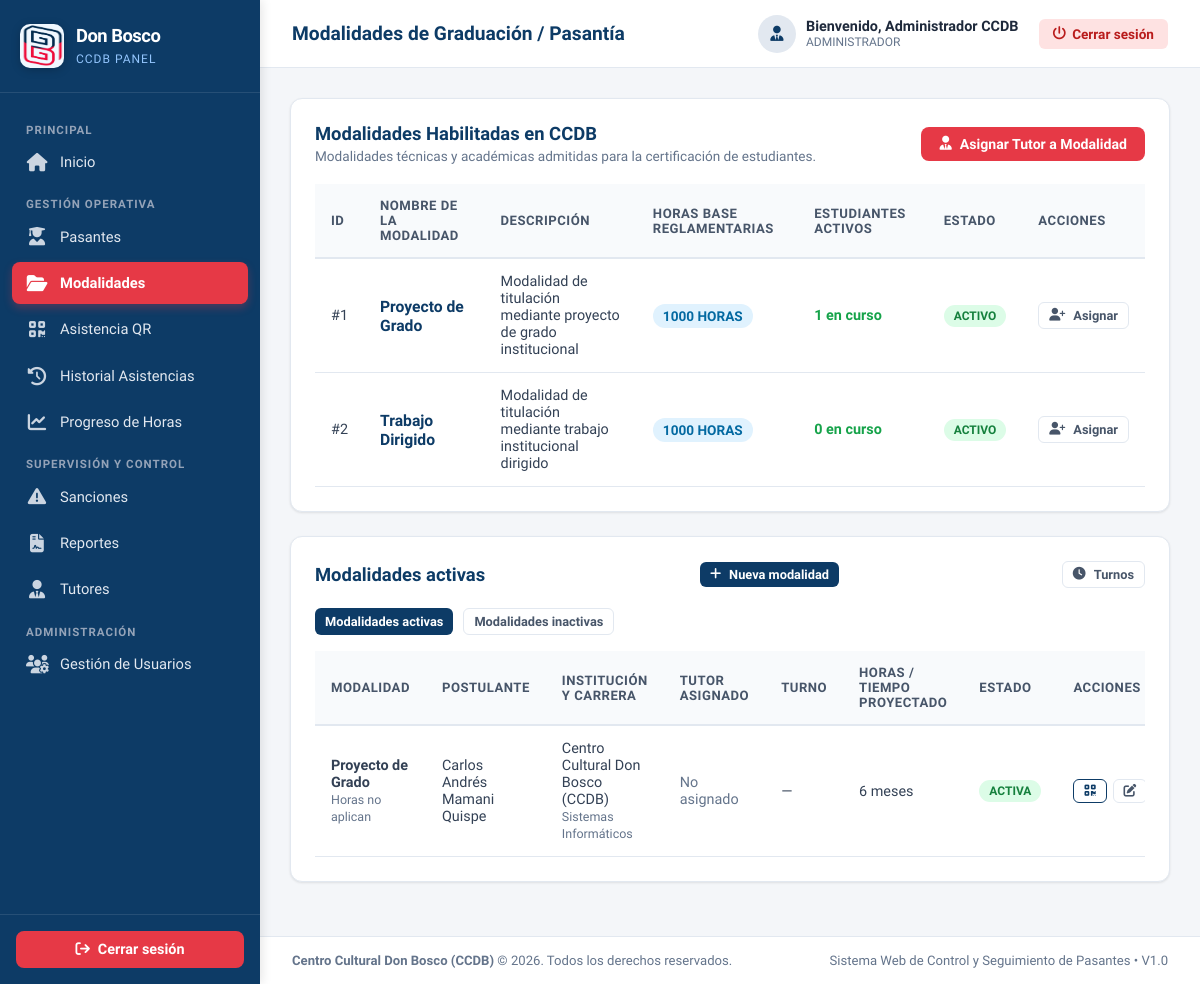
Page /views/modalidades/index.php (signed in) on the committed database.
### tables this page shows
CREATE TABLE IF NOT EXISTS modalidades (
    id_modalidad INT UNSIGNED AUTO_INCREMENT PRIMARY KEY,
    nombre VARCHAR(100) NOT NULL UNIQUE,
    descripcion TEXT,
    horas_requeridas_base INT UNSIGNED NOT NULL,
    estado TINYINT(1) NOT NULL DEFAULT 1,
    fecha_registro DATETIME NOT NULL DEFAULT CURRENT_TIMESTAMP
);

CREATE TABLE IF NOT EXISTS procesos (
    id_proceso INT UNSIGNED AUTO_INCREMENT PRIMARY KEY,
    id_pasante INT UNSIGNED NULL,
    id_institucion INT UNSIGNED NOT NULL,
    id_modalidad INT UNSIGNED NULL,
    id_tutor INT UNSIGNED NULL,
    id_turno INT UNSIGNED NULL,
    fecha_inicio DATE NOT NULL,
    fecha_fin DATE NULL,
    horas_requeridas INT UNSIGNED NULL,
    estado VARCHAR(30) NOT NULL DEFAULT 'EN_CURSO',
    observacion TEXT,
    fecha_registro DATETIME NOT NULL DEFAULT CURRENT_TIMESTAMP,
    CONSTRAINT fk_procesos_pasante
        FOREIGN KEY (id_pasante)
        REFERENCES pasantes(id_pasante)
        ON UPDATE CASCADE
        ON DELETE RESTRICT,
    CONSTRAINT fk_procesos_institucion
        FOREIGN KEY (id_institucion)
        REFERENCES instituciones(id_institucion)
        ON UPDATE CASCADE
        ON DELETE RESTRICT,
    CONSTRAINT fk_procesos_modalidad
        FOREIGN KEY (id_modalidad)
        REFERENCES modalidades(id_modalidad)
        ON UPDATE CASCADE
        ON DELETE RESTRICT,
    CONSTRAINT fk_procesos_tutor
        FOREIGN KEY (id_tutor)
        REFERENCES tutores(id_tutor)
        ON UPDATE CASCADE
        ON DELETE SET NULL
);

CREATE TABLE IF NOT EXISTS instituciones (
    id_institucion INT UNSIGNED AUTO_INCREMENT PRIMARY KEY,
    id_tipo_institucion INT UNSIGNED NOT NULL,
    nombre VARCHAR(150) NOT NULL UNIQUE,
    nit VARCHAR(30),
    direccion VARCHAR(255),
    telefono VARCHAR(30),
    correo VARCHAR(150),
    estado TINYINT(1) NOT NULL DEFAULT 1,
    fecha_registro DATETIME NOT NULL DEFAULT CURRENT_TIMESTAMP,
    CONSTRAINT fk_instituciones_tipo
        FOREIGN KEY (id_tipo_institucion)
        REFERENCES tipos_institucion(id_tipo_institucion)
        ON UPDATE CASCADE
        ON DELETE RESTRICT
);

CREATE TABLE IF NOT EXISTS carreras (
    id_carrera INT UNSIGNED AUTO_INCREMENT PRIMARY KEY,
    id_universidad INT UNSIGNED NOT NULL,
    nombre VARCHAR(150) NOT NULL,
    estado TINYINT(1) NOT NULL DEFAULT 1,
    fecha_registro DATETIME NOT NULL DEFAULT CURRENT_TIMESTAMP,
    CONSTRAINT uq_carrera_universidad
        UNIQUE (id_universidad, nombre),
    CONSTRAINT fk_carreras_universidad
        FOREIGN KEY (id_universidad)
        REFERENCES instituciones(id_institucion)
        ON UPDATE CASCADE
        ON DELETE RESTRICT
);

### views/modalidades/index.php (the view, shortened to what this page needs)
<?php
$db = Database::getConnection();
$modalidades = $db->query("SELECT m.*,
                           (SELECT COUNT(*) FROM procesos p WHERE p.id_modalidad = m.id_modalidad AND p.estado = 'EN_CURSO') AS total_activos
                           FROM modalidades m
                           ORDER BY m.id_modalidad ASC")->fetchAll();
$tab = ($_GET['tab'] ?? 'activas') === 'inactivas' ? 'inactivas' : 'activas';
$stmtSol = $db->prepare("SELECT pr.*, p.nombres, p.apellidos, p.ci, p.id_pasante,
                                i.nombre AS institucion, c.nombre AS carrera,
                                m.nombre AS modalidad,
                                t.nombre AS tutor,
                                tu.nombre AS turno_nombre, tu.hora_inicio AS turno_ini, tu.hora_fin AS turno_fin,
                                s.postulante AS sol_postulante
                         FROM procesos pr
                         LEFT JOIN pasantes p ON pr.id_pasante = p.id_pasante
                         INNER JOIN modalidades m ON pr.id_modalidad = m.id_modalidad
                         LEFT JOIN instituciones i ON pr.id_institucion = i.id_institucion
                         LEFT JOIN carreras c ON p.id_carrera = c.id_carrera
                         LEFT JOIN tutores t ON pr.id_tutor = t.id_tutor
                         LEFT JOIN turnos tu ON pr.id_turno = tu.id_turno
                         LEFT JOIN solicitudes_modalidad s ON s.id_proceso = pr.id_proceso
                         WHERE " . ($tab === 'activas' ? "pr.estado = 'EN_CURSO'" : "pr.estado <> 'EN_CURSO'") . "
                         ORDER BY pr.id_proceso DESC");
$stmtSol->execute();
$solicitudes = $stmtSol->fetchAll();
require_once __DIR__ . '/../../includes/header.php';
require_once __DIR__ . '/../../includes/sidebar.php';
?>
<div class="main-wrapper">
    <?php require_once __DIR__ . '/../../includes/navbar.php'; ?>
    <main class="content-body">
        <div class="card">
            <div class="card-header-flex">
                <div>
                    <h3 class="card-title">Modalidades Habilitadas en CCDB</h3>
                    <p style="font-size: 0.85rem; color: var(--text-muted); margin-top: 4px;">
                        Modalidades técnicas y académicas admitidas para la certificación de estudiantes.
                    </p>
                </div>
                <div style="display: flex; gap: 10px;">
                    <a href="../tutores/nuevo.php" class="btn btn-danger">
                        <i class="fa-solid fa-user-tie"></i> Asignar Tutor a Modalidad
                    </a>
                </div>
            </div>
            <div class="table-responsive">
                <table class="table-custom">
                    <thead>
                        <tr>
                            <th>ID</th>
                            <th>Nombre de la Modalidad</th>
                            <th>Descripción</th>
                            <th>Horas Base Reglamentarias</th>
                            <th>Estudiantes Activos</th>
                            <th>Estado</th>
                            <th>Acciones</th>
                        </tr>
                    </thead>
                    <tbody>
                        <?php foreach ($modalidades as $mod): ?>
                            <tr>
                                <td>#<?= $mod['id_modalidad'] ?></td>
                                <td>
                                    <strong style="color: var(--primary-blue); font-size: 0.98rem;"><?= htmlspecialchars($mod['nombre']) ?></strong>
                                </td>
                                <td><?= htmlspecialchars($mod['descripcion'] ?? '-') ?></td>
                                <td>
                                    <span class="badge badge-info" style="font-size: 0.85rem;"><?= $mod['horas_requeridas_base'] ?> horas</span>
                                </td>
                                <td>
                                    <strong style="color: #16a34a;"><?= $mod['total_activos'] ?> en curso</strong>
                                </td>
                                <td>
                                    <span class="badge badge-success">Activo</span>
                                </td>
                                <td>
                                    <a href="asignar.php?id_modalidad=<?= $mod['id_modalidad'] ?>" class="btn btn-outline btn-sm">
                                        <i class="fa-solid fa-user-plus"></i> Asignar
                                    </a>
                                </td>
                            </tr>
                        <?php endforeach; ?>
                    </tbody>
                </table>
            </div>
        </div>
        <div class="card" style="margin-top: 24px;">
            <div class="card-header-flex">
                <div>
                    <h3 class="card-title">Modalidades activas</h3>
                </div>
                <a href="asignar.php" class="btn btn-primary btn-sm">
                    <i class="fa-solid fa-plus"></i> Nueva modalidad
                </a>
                <a href="turnos.php" class="btn btn-outline btn-sm" style="margin-left: 8px;">
                    <i class="fa-solid fa-clock"></i> Turnos
                </a>
            </div>
            <div style="display: flex; gap: 10px; margin-bottom: 16px;">
                <a href="index.php?tab=activas" class="btn btn-sm <?= $tab === 'activas' ? 'btn-primary' : 'btn-outline' ?>">
                    Modalidades activas
                </a>
                <a href="index.php?tab=inactivas" class="btn btn-sm <?= $tab === 'inactivas' ? 'btn-primary' : 'btn-outline' ?>">
                    Modalidades inactivas
                </a>
            </div>
            <div class="table-responsive">
                <table class="table-custom">
                    <thead>
                        <tr>
                            <th>Modalidad</th>
                            <th>Postulante</th>
                            <th>Institución y carrera</th>
                            <th>Tutor asignado</th>
                            <th>Turno</th>
                            <th>Horas / Tiempo proyectado</th>
                            <th>Estado</th>
                            <th>Acciones</th>
                        </tr>
                    </thead>
                    <tbody>
                        <?php if (empty($solicitudes)): ?>
                            <tr>
                                <td colspan="8" style="text-align: center; color: var(--text-muted); padding: 30px;">
                                    No hay solicitudes <?= $tab === 'activas' ? 'activas' : 'inactivas' ?>.
                                </td>
                            </tr>
                        <?php else: ?>
                            <?php foreach ($solicitudes as $sol):
                                $meses = null;
                                if (!empty($sol['fecha_inicio']) && !empty($sol['fecha_fin'])) {
                                    $d1 = new DateTime($sol['fecha_inicio']);
                                    $d2 = new DateTime($sol['fecha_fin']);
                                    if ($d2 >= $d1) {
                                        $diff = $d1->diff($d2);
                                        $meses = $diff->y * 12 + $diff->m;
                                    }
                                }
                            ?>
                                <tr>
                                    <td>
                                        <strong><?= htmlspecialchars($sol['modalidad']) ?></strong><br>
                                        <span style="font-size: 0.78rem; color: var(--text-muted);">
                                            <?= $sol['modalidad'] === 'Proyecto de Grado' ? 'Horas no aplican' : htmlspecialchars($sol['horas_requeridas'] . ' horas requeridas') ?>
                                        </span>
                                    </td>
                                    <td>
                                        <?php $nombrePost = !empty($sol['sol_postulante']) ? $sol['sol_postulante'] : trim(($sol['nombres'] ?? '') . ' ' . ($sol['apellidos'] ?? '')); ?>
                                        <?php if ($nombrePost !== ''): ?>
                                            <?= htmlspecialchars($nombrePost) ?>
                                        <?php else: ?>
                                            <span style="color: var(--text-muted); font-style: italic;">Registro independiente</span>
                                        <?php endif; ?>
                                    </td>
                                    <td>
                                        <?= htmlspecialchars($sol['institucion'] ?? '-') ?><br>
                                        <span style="font-size: 0.78rem; color: var(--text-muted);"><?= htmlspecialchars($sol['carrera'] ?? '') ?></span>
                                    </td>
                                    <td>
                                        <?= !empty($sol['tutor']) ? htmlspecialchars($sol['tutor']) : '<span style="color: var(--text-muted);">No asignado</span>' ?>
                                    </td>
                                    <td><?= !empty($sol['turno_nombre']) ? htmlspecialchars($sol['turno_nombre'] . ' · ' . substr($sol['turno_ini'], 0, 5) . '–' . substr($sol['turno_fin'], 0, 5)) : '—' ?></td>
                                    <td><?= $meses !== null ? htmlspecialchars($meses . ' meses') : '—' ?></td>
                                    <td>
                                        <?php if ($sol['estado'] === 'EN_CURSO'): ?>
                                            <span class="badge badge-success">ACTIVA</span>
                                        <?php else: ?>
                                            <span class="badge badge-info"><?= htmlspecialchars($sol['estado']) ?></span>
                                        <?php endif; ?>
                                    </td>
                                    <td>
                                        <div style="display: flex; gap: 6px;">
                                            <?php if (!empty($sol['id_pasante'])): ?>
                                                <a href="../pasantes/credencial_qr.php?id=<?= $sol['id_pasante'] ?>" class="btn btn-outline btn-sm" title="Ver Credencial QR" style="color: var(--primary-blue); border-color: var(--primary-blue);">
                                                    <i class="fa-solid fa-qrcode"></i>
                                                </a>
                                                <a href="editar_solicitud.php?id=<?= $sol['id_proceso'] ?>" class="btn btn-outline btn-sm" title="Editar">
                                                    <i class="fa-solid fa-pen-to-square"></i>
                                                </a>
                                            <?php endif; ?>
                                        </div>
                                    </td>
                                </tr>
                            <?php endforeach; ?>
                        <?php endif; ?>
                    </tbody>
                </table>
            </div>
        </div>
    </main>
    <?php require_once __DIR__ . '/../../includes/footer.php'; ?>

### rows in the picture
modalidades: id_modalidad "1", nombre "Proyecto de Grado", descripcion "Modalidad de titulación mediante proyecto de grado institucional", horas_requeridas_base "1000", total_activos "1"
modalidades: id_modalidad "2", nombre "Trabajo Dirigido", descripcion "Modalidad de titulación mediante trabajo institucional dirigido", horas_requeridas_base "1000", total_activos "0"
procesos: id_modalidad.nombre "Proyecto de Grado", nombrePost "Carlos Andrés Mamani Quispe", id_institucion.nombre "Centro Cultural Don Bosco (CCDB)", carreras.nombre "Sistemas Informáticos", meses "6 meses", estado "ACTIVA"

### other values in the picture
$pageTitle "Modalidades de Graduación / Pasantía"
$currentUser['nombre'] "Administrador CCDB"
$currentUser['rol_name'] "ADMINISTRADOR"
